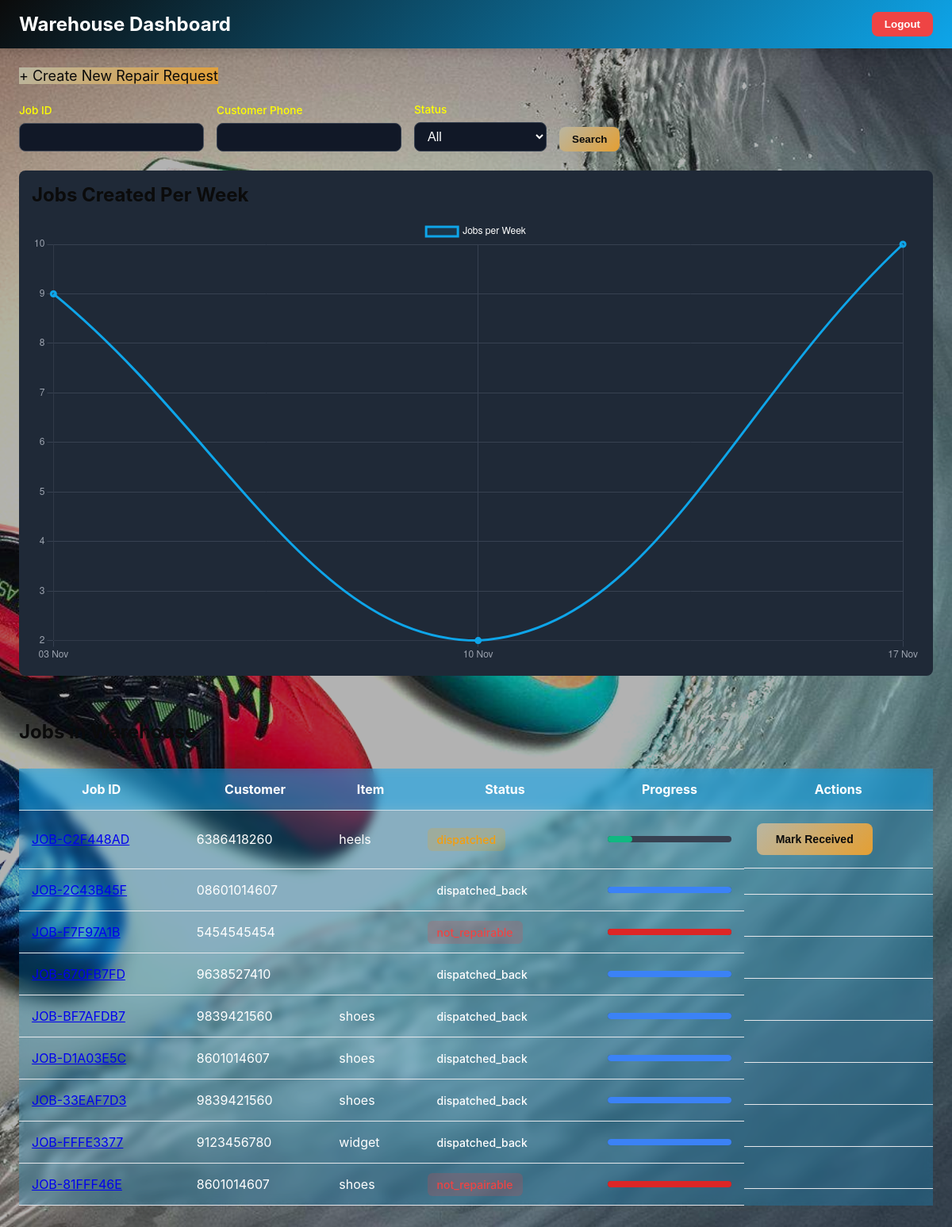
Page /warehouse-dashboard/ (signed in) on the committed database.
### repairs/models.py (models this page shows, shortened)
class RepairJob(models.Model):
    STATUS_CHOICES = [
        ('open', 'Open'),
        ('dispatched', 'Dispatched to Warehouse'),
        ('received', 'Received at Warehouse'),
        ('repairing', 'Repairing'),
        ('not_repairable', 'Not Repairable'),
        ('ready', 'Ready for Pickup'),
        ('dispatched_back', 'Dispatched Back to Store'),
        ('closed', 'Closed'),
    ]
    job_id = models.CharField(max_length=50, default=generate_job_id, unique=True)
    store = models.ForeignKey(Store, on_delete=models.SET_NULL, null=True)
    customer = models.ForeignKey(Customer, on_delete=models.PROTECT)
    item_name = models.CharField(max_length=200)
    item_details = models.TextField(blank=True)
    damage_reason = models.TextField(blank=True)
    repair_days = models.IntegerField(default=2)
    delivery_date = models.DateField(null=True, blank=True)
    status = models.CharField(max_length=30, choices=STATUS_CHOICES, default='open')
    courier = models.ForeignKey(Courier, on_delete=models.SET_NULL, null=True, blank=True)
    awb = models.CharField(max_length=200, blank=True)
    otp = models.CharField(max_length=6, blank=True)
    otp_expiry = models.DateTimeField(null=True, blank=True)
    created_by = models.ForeignKey(User, on_delete=models.SET_NULL, null=True, blank=True)
    created_at = models.DateTimeField(auto_now_add=True)
    updated_at = models.DateTimeField(auto_now=True)

class Customer(models.Model):
    phone = models.CharField(max_length=20, unique=True)
    name = models.CharField(max_length=200, blank=True)
    email = models.EmailField(blank=True)

### repairs/views.py (the view)
# urls.py: path("warehouse-dashboard/", views.warehouse_dashboard, name="warehouse_dashboard"),
@login_required
@warehouse_required
def warehouse_dashboard(request):
    jobs = RepairJob.objects.filter(
        status__in=["dispatched", "received", "repairing", "ready", "not_repairable", "dispatched_back"]
    )
    job_id = request.GET.get("job_id")
    status = request.GET.get("status")
    phone = request.GET.get("phone")
    if job_id:
        jobs = jobs.filter(job_id__icontains=job_id)
    if status:
        jobs = jobs.filter(status=status)
    if phone:
        jobs = jobs.filter(customer__phone__icontains=phone)
    jobs = jobs.order_by("-updated_at")
    stores = Store.objects.all()
    return render(request, "repairs/warehouse_dashboard.html", {"jobs": jobs, "stores": stores})

### repairs/views.py (called while the page is built)
def has_role(role):
    def check(user):
        try:
            return user.is_authenticated and user.staffprofile.role == role
        except:
            return False
    return user_passes_test(check, login_url='/login/')

### repairs/templates/repairs/warehouse_dashboard.html (shortened to what this page needs)
<!DOCTYPE html>
<html lang="en">
<head>
    {% load static %}
    <link rel="stylesheet" href="{% static 'repairs/theme.css' %}">
</head>
<body>
<nav style="display:flex; justify-content:space-between; align-items:center; padding:0;">
    <div style="padding:1rem 1.5rem; font-size:1.5rem; font-weight:700;">Warehouse Dashboard</div>
    <form method="POST" action="{% url 'logout' %}" style="margin-right:1.5rem;">
        <button class="btn-danger" style="padding:0.5rem 1rem;">Logout</button>
    </form>
</nav>
<div style="padding:1.5rem;">
    <a href="{% url 'repairs:create_request' %}?show_form=1" class="btn-primary" style="font-size:1.125rem; max-width:320px; display:inline-block; text-decoration:none; text-align:center;">+ Create New Repair Request</a>
</div>
<div style="padding:0 1.5rem 1.5rem 1.5rem;">
    <form method="GET" style="display:flex; flex-wrap:wrap; gap:1rem; align-items:flex-end;">
        <div style="min-width:160px;">
            <label style="display:block; font-size:0.85rem; color:yellow;">Job ID</label>
            <input type="text" name="job_id" value="{{ request.GET.job_id }}"
                   style="padding:0.5rem 0.75rem; border-radius:8px; background:#111827;
                          border:1px solid #4f555fff; color:#fff; width:100%;">
        </div>
        <div style="min-width:160px;">
            <label style="display:block; font-size:0.85rem; color:yellow;">Customer Phone</label>
            <input type="text" name="phone" value="{{ request.GET.phone }}"
                   style="padding:0.5rem 0.75rem; border-radius:8px; background:#111827;
                          border:1px solid #374151; color:#fff; width:100%;">
        </div>
        <div style="min-width:160px;">
            <label style="display:block; font-size:0.85rem; color:yellow;">Status</label>
            <select name="status"
                    style="padding:0.5rem 0.75rem; border-radius:8px; background:#111827;
                           border:1px solid #374151; color:#fff; width:100%;">
                <option value="">All</option>
            </select>
        </div>
        <div style="align-self:flex-end;">
            <button class="btn-primary" type="submit" style="padding:0.5rem 1rem;">Search</button>
        </div>
    </form>
</div>
<div style="padding:0 1.5rem 1.5rem 1.5rem;">
    <div style="background:#1f2937; padding:1rem; border-radius:8px;">
        <h2 style="margin:0 0 1rem;">Jobs Created Per Week</h2>
        <canvas id="jobsChart"></canvas>
    </div>
</div>
<script>
fetch("{% url 'repairs:job_stats' %}")
.then(r => r.json())
.then(data => {
    new Chart(document.getElementById('jobsChart'), {
        type: 'line',
        data: {
            labels: data.weeks,
            datasets: [{
                label: "Jobs per Week",
                data: data.counts,
                borderWidth: 3,
                borderColor: '#0ea5e9',
                backgroundColor: 'rgba(14,165,233,0.1)',
                tension: 0.4
            }]
        },
        options: {
            responsive: true,
            plugins: {
                legend: { labels: { color: '#fff' } }
            },
            scales: {
                y: { ticks: { color:'#9ca3af' }, grid:{ color:'#374151' } },
                x: { ticks: { color:'#9ca3af' }, grid:{ color:'#374151' } }
            }
        }
    });
});
</script>
<div style="padding:1.5rem;">
    <h2>Jobs in Warehouse</h2>
    <div style="overflow-x:auto;">
        <table style="background: rgba(14, 165, 233, 0.25);color: var(--white);backdrop-filter: blur(6px);">
            <thead>
                <tr>
                    <th>Job ID</th>
                    <th>Customer</th>
                    <th>Item</th>
                    <th>Status</th>
                    <th>Progress</th>
                    <th>Actions</th>
                </tr>
            </thead>
            <tbody>
            {% for job in jobs %}
                <tr>
                    <td>
                        <a href="{% url 'repairs:job_detail' job.job_id %}">
                            {{ job.job_id }}
                        </a>
                    </td>
                    <td>{{ job.customer.phone }}</td>
                    <td>{{ job.item_name }}</td>
                    <td>
                        <span class="badge
                            {% if job.status == 'dispatched' %} badge-warning
                            {% elif job.status == 'received' %} badge-primary
                            {% elif job.status == 'repairing' %} badge-secondary
                            {% elif job.status == 'ready' %} badge-success
                            {% elif job.status == 'not_repairable' %} badge-danger
                            {% elif job.status == 'dispatched_back' %} badge-info
                            {% endif %}
                        ">
                            {{ job.status }}
                        </span>
                    </td>
                    <td style="min-width:140px;">
                        <div class="progress-container">
                            <div class="progress-bar"
                                 style="
                                    width:
                                        {% if job.status == 'dispatched' %}20%
                                        {% elif job.status == 'received' %}40%
                                        {% elif job.status == 'repairing' %}70%
                                        {% elif job.status == 'ready' %}100%
                                        {% elif job.status == 'not_repairable' %}100%
                                        {% elif job.status == 'dispatched_back' %}100%
                                        {% else %}10%
                                        {% endif %};
                                    background:
                                        {% if job.status == 'not_repairable' %}#dc2626
                                        {% elif job.status == 'dispatched_back' %}#3b82f6
                                        {% else %}#10b981
                                        {% endif %}
                                 ">
                            </div>
                        </div>
                    </td>
                    <td style="display:flex; gap:0.5rem;">
                        {% if job.status == 'dispatched' %}
                        <form method="POST" action="{% url 'repairs:mark_received' job.job_id %}">
                            <button class="btn-primary" style="font-size:0.875rem;">Mark Received</button>
                        </form>
                        {% endif %}
                    </td>
                </tr>
            {% empty %}
                <tr>
                    <td colspan="6" style="text-align:center; padding:1rem;">No jobs found in warehouse.</td>
                </tr>
            {% endfor %}
            </tbody>
        </table>
    </div>
</div>
</body>
</html>

### repairs/static/repairs/theme.css (style rules this page uses)
:root { --primary: #0ea5e9; --primary-dark: #0284c7; --dark: #0b0b0b; --white: #ffffff; --accent: #e49f33; --accent-light: #b9b6a2; --text-dark: #1f2937; --text-light: #6b7280; --bg-light: #f9fafb; --bg-gray: #f3f4f6; --border: #e5e7eb; --transition: 0.3s; }
* { box-sizing: border-box; }
body { font-family: 'Inter', 'Segoe UI', 'Helvetica Neue', sans-serif; background-color: var(--bg-gray); color: var(--text-dark); margin: 0; padding: 0; }
body::before { content: ""; position: fixed; inset: 0; background-image: url("/static/repairs/bg.jpg"); background-size: cover; background-position: center center; background-repeat: no-repeat; filter: blur(0px) brightness(1.4); transform: scale(1.03); z-index: -2; }
body::after { content: ""; position: fixed; inset: 0; background: rgba(0, 0, 0, 0.3); z-index: -1; }
nav, .navbar { background: linear-gradient(135deg, var(--dark) 0%, var(--primary) 100%); color: var(--white); box-shadow: 0 4px 12px rgba(0, 0, 0, 0.15); padding: 1rem 0; }
h1, h2, h3, h4, h5, h6 { color: var(--dark); margin: 0.5rem 0; }
h2 { font-size: 1.5rem; font-weight: 700; }
input[type="text"], input[type="email"], input[type="password"], input[type="number"], input[type="tel"], input[type="date"], textarea, select { width: 100%; padding: 0.75rem 1rem; border: 1px solid var(--border); border-radius: 8px; font-size: 1rem; background: var(--white); color: var(--text-dark); transition: border-color var(--transition), box-shadow var(--transition); }
label { display: block; margin-bottom: 0.5rem; font-weight: 500; }
button, .btn { padding: 0.75rem 1.5rem; border-radius: 8px; font-weight: 600; cursor: pointer; transition: 0.3s; border: none; }
.btn-primary { background: linear-gradient(135deg, var(--accent-light) 0%, var(--accent) 100%); color: var(--dark); }
.btn-danger { background: #ef4444; color: white; }
table { width: 100%; border-collapse: collapse; margin: 1.5rem 0; }
thead { background: rgba(14,165,233,0.25); color: var(--white); backdrop-filter: blur(6px); }
th, td { padding: 1rem; border-bottom: 1px solid var(--border); }
.badge { padding: 0.375rem 0.75rem; border-radius: 6px; font-size: 0.875rem; font-weight: 500; }
.badge-warning { background: rgba(245,158,11,0.2); color: #f59e0b; }
.badge-danger { background: rgba(239,68,68,0.2); color: #ef4444; }
.progress-container { width: 100%; background: #374151; border-radius: 6px; height: 8px; }
.progress-bar { height: 100%; border-radius: 6px; }

### rows in the picture
RepairJob: job_id "JOB-C2F448AD", customer.phone "6386418260", item_name "heels", status "Mark Received"
RepairJob: job_id "JOB-2C43B45F", customer.phone "08601014607", status "dispatched_back"
RepairJob: job_id "JOB-F7F97A1B", customer.phone "5454545454"
RepairJob: job_id "JOB-670FB7FD", customer.phone "9638527410", status "dispatched_back"
RepairJob: job_id "JOB-BF7AFDB7", customer.phone "9839421560", item_name "shoes", status "dispatched_back"
RepairJob: job_id "JOB-D1A03E5C", customer.phone "8601014607", item_name "shoes", status "dispatched_back"
RepairJob: job_id "JOB-33EAF7D3", customer.phone "9839421560", item_name "shoes", status "dispatched_back"
RepairJob: job_id "JOB-FFFE3377", customer.phone "9123456780", item_name "widget", status "dispatched_back"
RepairJob: job_id "JOB-81FFF46E", customer.phone "8601014607", item_name "shoes"
